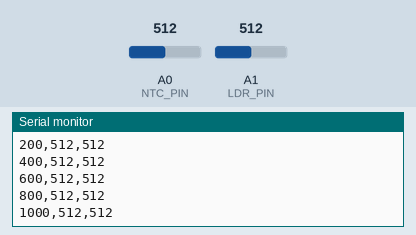
Recording of a sketch running on a simulated Arduino Uno, built with avr-gcc and run on an emulated ATmega328P. On the bench: the last lines printed to the serial monitor. The test bench sets the inputs (shaded band); at power-on: A0 (NTC_PIN) = 512, A1 (LDR_PIN) = 512.

Above: at 1.2 s.
1.3 s: A0 (NTC_PIN) set to 716
At 1.36 s:
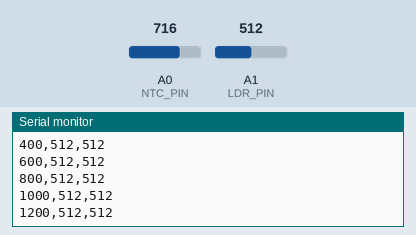
2.8 s: A1 (LDR_PIN) set to 716
At 2.96 s:
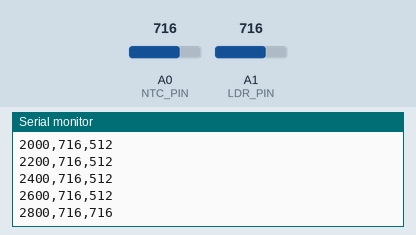
4.3 s: A0 (NTC_PIN) set to 900
At 4.36 s:
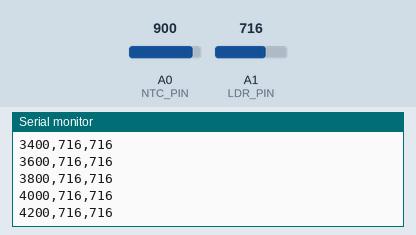
5.8 s: A1 (LDR_PIN) set to 900
At 5.96 s:
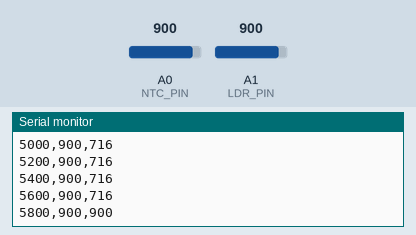
Timing chart, 0 to 8.3 s (numbered marks = the images above; inputs shaded):
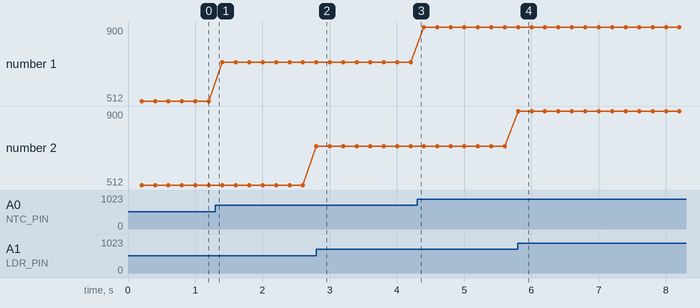

Measured:
- after the input at 2.8 s, the serial monitor: prints a new line at once (image 2)
- after the input at 5.8 s, the serial monitor: prints a new line at once (image 4)
- plotted number 1: 512 → 716 after the input at 1.3 s, 716 → 900 after the input at 4.3 s

The sketch:

uv_sensors.ino
```cpp
// sCure UV experiment: thermistor on A0, photoresistor on A1.
// Each sensor: 5V -> sensor -> Ax, and a 10k fixed resistor from Ax to GND.
// Prints "millis,ntc,ldr" as CSV every 200 ms at 115200 baud.

const int NTC_PIN = A0;
const int LDR_PIN = A1;
const unsigned long PERIOD_MS = 200;

void setup() {
  Serial.begin(115200);
  Serial.println("ms,ntc,ldr");
}

void loop() {
  static unsigned long last = 0;
  unsigned long now = millis();
  if (now - last >= PERIOD_MS) {
    last = now;
    // Average 8 samples per channel to reduce noise from the LED drivers.
    long ntc = 0, ldr = 0;
    for (int i = 0; i < 8; i++) {
      ntc += analogRead(NTC_PIN);
      ldr += analogRead(LDR_PIN);
    }
    Serial.print(now);
    Serial.print(',');
    Serial.print(ntc / 8);
    Serial.print(',');
    Serial.println(ldr / 8);
  }
}
```
